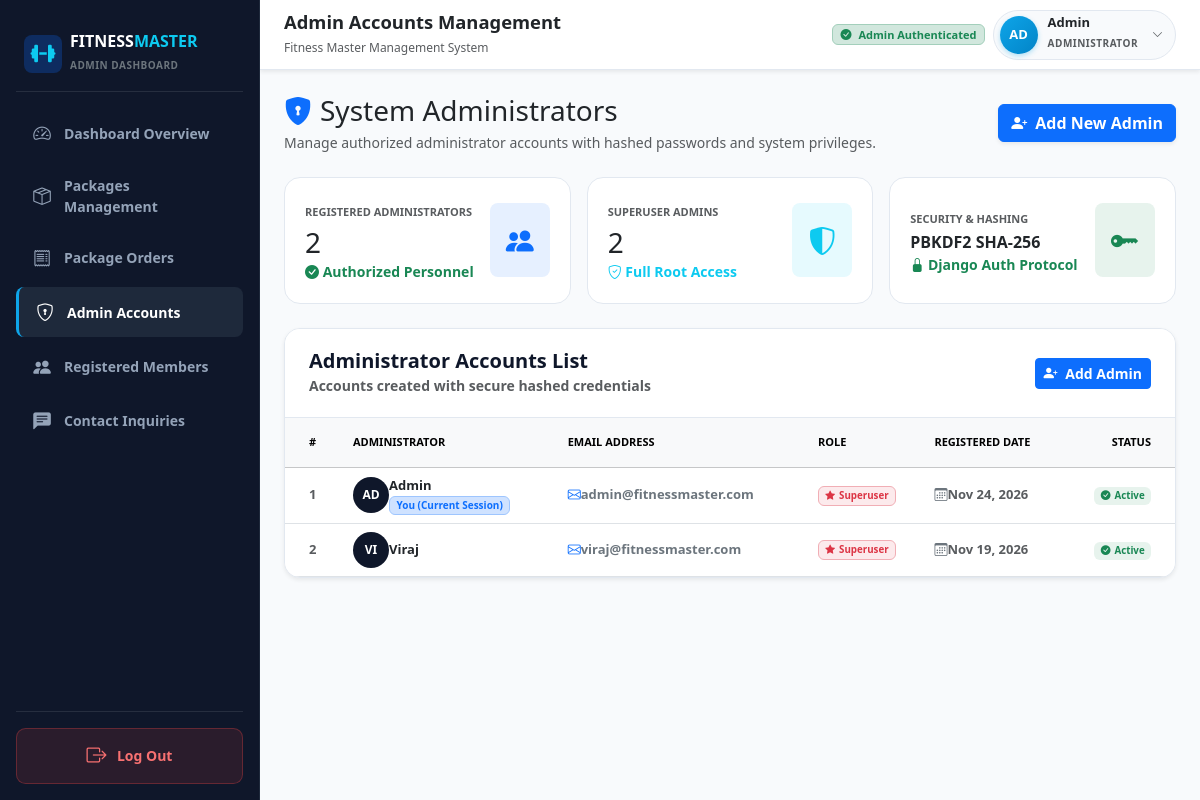
Screenshot of /admins/ (signed in) with the database file from the repository.
### accounts/models.py (models this page shows, shortened)
class Admin(AbstractUser):
    email = models.EmailField(unique=True, verbose_name="Email Address")
    class Meta:
        verbose_name = 'Admin'
        verbose_name_plural = 'Admins'
        ordering = ['username']

### accounts/views.py (the view, shortened to what this page needs)
# urls.py: path('admins/', views.admin_accounts_view, name='admin_accounts'),
@login_required(login_url='login')
@user_passes_test(admin_check, login_url='login')
def admin_accounts_view(request):
    admins = AdminModel.objects.all().order_by('-date_joined')
    form = AdminCreationForm()
    return render(request, 'accounts/admin_list.html', {
        'admins': admins,
        'form': form,
        'total_admins': admins.count(),
        'superusers_count': admins.filter(is_superuser=True).count(),
    })

### accounts/views.py (called while the page is built)
def admin_check(user):
    return user.is_authenticated and (user.is_staff or user.is_superuser)

### templates/accounts/admin_list.html (shortened to what this page needs)
{% extends 'base.html' %}
{% block page_heading %}Admin Accounts Management{% endblock %}
{% block content %}
<div class="container-fluid px-0">
  <div class="d-flex flex-wrap align-items-center justify-content-between gap-3 mb-4">
    <div>
      <h3 class="fw-black text-dark mb-1">
        <i class="bi bi-shield-lock-fill text-primary me-2"></i>System Administrators
      </h3>
      <p class="text-muted small mb-0">
        Manage authorized administrator accounts with hashed passwords and system privileges.
      </p>
    </div>
    <div class="d-flex align-items-center gap-2">
      <button type="button" class="btn btn-primary fw-bold d-flex align-items-center gap-2 shadow-sm" data-bs-toggle="modal" data-bs-target="#addAdminModal">
        <i class="bi bi-person-plus-fill"></i> Add New Admin
      </button>
    </div>
  </div>
  <div class="row g-3 mb-4">
    <div class="col-12 col-sm-6 col-md-4">
      <div class="stat-card h-100 d-flex align-items-center justify-content-between">
        <div>
          <small class="text-muted fw-bold text-uppercase" style="font-size: 11px;">Registered Administrators</small>
          <h3 class="fw-black text-dark mb-0 mt-1">{{ total_admins }}</h3>
          <small class="text-success fw-semibold"><i class="bi bi-check-circle-fill"></i> Authorized Personnel</small>
        </div>
        <div class="rounded-3 p-3 bg-primary bg-opacity-10 text-primary">
          <i class="bi bi-people-fill fs-3"></i>
        </div>
      </div>
    </div>
    <div class="col-12 col-sm-6 col-md-4">
      <div class="stat-card h-100 d-flex align-items-center justify-content-between">
        <div>
          <small class="text-muted fw-bold text-uppercase" style="font-size: 11px;">Superuser Admins</small>
          <h3 class="fw-black text-dark mb-0 mt-1">{{ superusers_count }}</h3>
          <small class="text-info fw-semibold"><i class="bi bi-shield-check"></i> Full Root Access</small>
        </div>
        <div class="rounded-3 p-3 bg-info bg-opacity-10 text-info">
          <i class="bi bi-shield-shaded fs-3"></i>
        </div>
      </div>
    </div>
    <div class="col-12 col-sm-12 col-md-4">
      <div class="stat-card h-100 d-flex align-items-center justify-content-between">
        <div>
          <small class="text-muted fw-bold text-uppercase" style="font-size: 11px;">Security & Hashing</small>
          <h6 class="fw-bold text-dark mb-0 mt-1">PBKDF2 SHA-256</h6>
          <small class="text-success fw-semibold"><i class="bi bi-lock-fill"></i> Django Auth Protocol</small>
        </div>
        <div class="rounded-3 p-3 bg-success bg-opacity-10 text-success">
          <i class="bi bi-key-fill fs-3"></i>
        </div>
      </div>
    </div>
  </div>
  <div class="fm-card mb-4 shadow-sm">
    <div class="fm-card-header d-flex flex-wrap align-items-center justify-content-between gap-3">
      <div>
        <h5 class="mb-0 fw-bold">Administrator Accounts List</h5>
        <small class="text-muted">Accounts created with secure hashed credentials</small>
      </div>
      <button type="button" class="btn btn-sm btn-primary fw-bold" data-bs-toggle="modal" data-bs-target="#addAdminModal">
        <i class="bi bi-person-plus-fill me-1"></i> Add Admin
      </button>
    </div>
    <div class="table-responsive">
      <table class="table table-hover align-middle mb-0" style="font-size: 13px;">
        <thead class="table-light text-uppercase text-secondary fw-bold" style="font-size: 11px;">
          <tr>
            <th class="ps-4 py-3" style="width: 60px;">#</th>
            <th class="py-3">Administrator</th>
            <th class="py-3">Email Address</th>
            <th class="py-3">Role</th>
            <th class="py-3">Registered Date</th>
            <th class="text-end pe-4 py-3">Status</th>
          </tr>
        </thead>
        <tbody>
          {% for admin in admins %}
            <tr>
              <td class="ps-4 fw-bold text-muted">{{ forloop.counter }}</td>
              <td>
                <div class="d-flex align-items-center gap-2.5">
                  <div class="rounded-circle bg-dark text-white fw-bold d-flex align-items-center justify-content-center" style="width: 36px; height: 36px; font-size: 12px; background-color: #0f172a !important;">
                    {{ admin.username|slice:":2"|upper }}
                  </div>
                  <div>
                    <div class="fw-bold text-dark">{{ admin.username }}</div>
                    {% if admin.id == request.user.id %}
                      <span class="badge bg-primary-subtle text-primary border border-primary-subtle" style="font-size: 10px;">You (Current Session)</span>
                    {% endif %}
                  </div>
                </div>
              </td>
              <td>
                <span class="text-secondary fw-semibold"><i class="bi bi-envelope me-1.5 text-primary"></i>{{ admin.email|default:"No email set" }}</span>
              </td>
              <td>
                {% if admin.is_superuser %}
                  <span class="badge bg-danger bg-opacity-10 text-danger border border-danger-subtle fw-bold px-2.5 py-1">
                    <i class="bi bi-star-fill me-1"></i>Superuser
                  </span>
                {% else %}
                  <span class="badge bg-primary bg-opacity-10 text-primary border border-primary-subtle fw-semibold px-2.5 py-1">
                    <i class="bi bi-shield me-1"></i>Staff Admin
                  </span>
                {% endif %}
              </td>
              <td class="text-muted fw-semibold">
                <i class="bi bi-calendar3 me-1.5 text-secondary"></i>{{ admin.date_joined|date:"M d, Y" }}
              </td>
              <td class="text-end pe-4">
                {% if admin.is_active %}
                  <span class="badge bg-success bg-opacity-10 text-success fw-bold px-2.5 py-1">
                    <i class="bi bi-check-circle-fill me-1"></i>Active
                  </span>
                {% else %}
                  <span class="badge bg-secondary text-white fw-bold px-2.5 py-1">Inactive</span>
                {% endif %}
              </td>
            </tr>
          {% endfor %}
        </tbody>
      </table>
    </div>
  </div>
</div>
{% endblock %}

### templates/base.html (shortened to what this page needs)
<!DOCTYPE html>
<html lang="en">
<head>
  <link href="https://cdn.jsdelivr.net/npm/bootstrap@5.3.3/dist/css/bootstrap.min.css" rel="stylesheet">
  <link href="https://cdn.jsdelivr.net/npm/bootstrap-icons@1.11.3/font/bootstrap-icons.min.css" rel="stylesheet">
  <link rel="stylesheet" href="https://cdnjs.cloudflare.com/ajax/libs/font-awesome/6.5.1/css/all.min.css">
</head>
<body>
{% if request.user.is_authenticated and request.user.is_staff and not is_user_page and not is_auth_page and request.GET.portal != 'user' and request.resolver_match.url_name not in 'about_us contact_us user_login user_register user_register_alias user_dashboard user_root root admin_login admin_login_slash login admin_gateway admin_gateway_no_slash' %}
<div class="d-flex w-100 min-vh-100 position-relative">
  <aside class="admin-sidebar d-none d-lg-flex flex-column p-3" id="adminDesktopSidebar">
    <div class="brand-container d-flex align-items-center gap-2 px-2 py-3 mb-3 border-bottom border-secondary border-opacity-25">
      <button type="button" class="brand-icon btn p-0 border-0 bg-primary bg-opacity-25 text-info rounded-3 d-flex align-items-center justify-content-center shadow-none" id="desktopBrandToggle" style="width: 38px; height: 38px; flex-shrink: 0; cursor: pointer;" title="Click to Collapse / Expand Sidebar" aria-label="Toggle Sidebar">
        <i class="fa-solid fa-dumbbell text-info fs-5"></i>
      </button>
      <div class="brand-text text-truncate" id="desktopBrandTextToggle" style="cursor: pointer;" title="Click to Collapse / Expand Sidebar">
        <h6 class="mb-0 fw-bold text-white tracking-wide">FITNESS<span class="text-info">MASTER</span></h6>
        <small class="text-secondary fw-semibold" style="font-size: 10px; letter-spacing: 0.5px;">ADMIN DASHBOARD</small>
      </div>
    </div>
    <ul class="nav nav-pills flex-column mb-auto">
      <li class="nav-item">
        <a href="{% url 'admin_dashboard' %}" class="nav-link {% if request.resolver_match.url_name == 'admin_dashboard' %}active{% endif %}" title="Dashboard Overview">
          <i class="bi bi-speedometer2"></i>
          <span class="nav-label">Dashboard Overview</span>
        </a>
      </li>
      <li class="nav-item">
        <a href="{% url 'packages_list' %}" class="nav-link " title="Packages Management">
          <i class="bi bi-box-seam"></i>
          <span class="nav-label">Packages Management</span>
        </a>
      </li>
      <li class="nav-item">
        <a href="{% url 'admin_orders' %}" class="nav-link {% if request.resolver_match.url_name == 'admin_orders' %}active{% endif %}" title="Package Orders">
          <i class="bi bi-receipt"></i>
          <span class="nav-label">Package Orders</span>
        </a>
      </li>
      <li class="nav-item">
        <a href="{% url 'admin_accounts' %}" class="nav-link {% if request.resolver_match.url_name == 'admin_accounts' %}active{% endif %}" title="Admin Accounts">
          <i class="bi bi-shield-lock"></i>
          <span class="nav-label">Admin Accounts</span>
        </a>
      </li>
      <li class="nav-item">
        <a href="{% url 'admin_registered_users' %}" class="nav-link {% if request.resolver_match.url_name == 'admin_registered_users' %}active{% endif %}" title="Registered Members">
          <i class="bi bi-people-fill"></i>
          <span class="nav-label">Registered Members</span>
        </a>
      </li>
      <li class="nav-item">
        <a href="{% url 'admin_contact_messages' %}" class="nav-link {% if request.resolver_match.url_name == 'admin_contact_messages' %}active{% endif %}" title="Contact Inquiries">
          <i class="bi bi-chat-left-text-fill"></i>
          <span class="nav-label">Contact Inquiries</span>
        </a>
      </li>
    </ul>
    <div class="border-top border-secondary border-opacity-25 pt-3 mt-auto">
      <a href="{% url 'logout' %}" class="sidebar-logout-btn w-100" title="Log Out">
        <i class="bi bi-box-arrow-right fs-5"></i>
        <span class="nav-label">Log Out</span>
      </a>
    </div>
  </aside>
  <div class="main-wrapper" id="mainContentWrapper">
    <header class="admin-navbar d-flex align-items-center justify-content-between px-3 px-lg-4 sticky-top shadow-sm">
      <div class="d-flex align-items-center gap-3">
        <div>
          <h5 class="mb-0 fw-bold text-dark" style="font-size: 1.15rem;">{% block page_heading %}Admin Dashboard{% endblock %}</h5>
          <small class="text-muted d-none d-sm-inline" style="font-size: 12px;">Fitness Master Management System</small>
        </div>
      </div>
      <div class="d-flex align-items-center gap-2">
        <span class="badge bg-success-subtle text-success border border-success-subtle d-none d-lg-inline-block px-2.5 py-1.5" style="font-size: 11px;">
          <i class="bi bi-check-circle-fill me-1"></i> Admin Authenticated
        </span>
        <div class="dropdown profile-dropdown">
          <div class="profile-pill" id="adminHeaderProfile" role="button" data-bs-toggle="dropdown" aria-expanded="false" tabindex="0">
            <div class="profile-avatar-circle">
              {{ request.user.username|slice:":2"|upper }}
            </div>
            <div class="d-none d-sm-block text-start pe-1">
              <div class="fw-bold text-dark lh-1" style="font-size: 13px;">{{ request.user.username }}</div>
              <small class="text-muted text-uppercase fw-semibold" style="font-size: 10px; letter-spacing: 0.5px;">Administrator</small>
            </div>
            <i class="bi bi-chevron-down text-muted" style="font-size: 11px;"></i>
          </div>
        </div>
      </div>
    </header>
    <main class="p-3 p-lg-4">
      {% block content %}{% endblock %}
    </main>
  </div>
</div>
{% else %}
  <main>
    {% block auth_content %}{% endblock %}
  </main>
{% endif %}
</body>
</html>

### templates/base.html (style rules this page uses)
:root { --fm-primary-dark: #0f172a; --fm-secondary-dark: #1e293b; --fm-border: #e2e8f0; --fm-accent-cyan: #0ea5e9; --fm-accent-orange: #ff5722; --fm-bg-light: #f8fafc; }
body { font-family: system-ui, -apple-system, "Segoe UI", Roboto, "Helvetica Neue", sans-serif; background-color: var(--fm-bg-light); color: #1e293b; min-height: 100vh; }
.admin-sidebar { width: 260px; background-color: var(--fm-primary-dark); color: #fff; height: 100vh; position: fixed; top: 0; bottom: 0; left: 0; border-right: 1px solid #1e293b; z-index: 1030; overflow-y: auto; overflow-x: hidden; transition: width 0.25s cubic-bezier(0.4, 0, 0.2, 1), padding 0.25s cubic-bezier(0.4, 0, 0.2, 1); }
.brand-icon { cursor: pointer; transition: transform 0.2s cubic-bezier(0.4, 0, 0.2, 1), background-color 0.2s ease, box-shadow 0.2s ease !important; outline: none !important; }
.main-wrapper { min-width: 0; flex: 1 1 auto; min-height: 100vh; margin-left: 0; width: 100%; background-color: var(--fm-bg-light); transition: margin-left 0.25s cubic-bezier(0.4, 0, 0.2, 1), width 0.25s cubic-bezier(0.4, 0, 0.2, 1); }
@media (min-width: 992px) { .main-wrapper { margin-left: 260px !important; width: calc(100% - 260px) !important; max-width: calc(100% - 260px) !important; } }
.admin-sidebar .nav-link { color: #94a3b8; font-size: 0.875rem; font-weight: 600; padding: 0.75rem 1rem; border-radius: 0.5rem; transition: all 0.2s ease; display: flex; align-items: center; gap: 0.75rem; margin-bottom: 0.25rem; }
.admin-sidebar .nav-link:hover, .admin-sidebar .nav-link.active { color: #ffffff; background-color: var(--fm-secondary-dark); border-left: 3px solid var(--fm-accent-cyan); }
.admin-sidebar .nav-link i { font-size: 1.1rem; width: 20px; text-align: center; }
.sidebar-logout-btn { color: #f87171; background: rgba(239, 68, 68, 0.12); border: 1px solid rgba(239, 68, 68, 0.3); border-radius: 0.6rem; padding: 0.75rem 1rem; font-weight: 700; font-size: 0.875rem; display: flex; align-items: center; justify-content: center; gap: 0.65rem; text-decoration: none; transition: all 0.2s ease; }
html, body { overflow-x: clip; max-width: 100vw; }
.admin-navbar { background-color: #ffffff; border-bottom: 1px solid var(--fm-border); min-height: 70px; z-index: 1020; }
.profile-dropdown { position: relative; }
.profile-pill { background: #f8fafc; border: 1px solid var(--fm-border); border-radius: 50px; padding: 5px 12px 5px 6px; display: inline-flex; align-items: center; gap: 10px; text-decoration: none; color: #1e293b; cursor: pointer; transition: all 0.2s ease; }
.profile-avatar-circle { width: 38px; height: 38px; border-radius: 50%; background: linear-gradient(135deg, #0ea5e9, #0284c7); color: #ffffff; font-weight: 700; font-size: 13px; display: flex; align-items: center; justify-content: center; box-shadow: 0 2px 5px rgba(14, 165, 233, 0.3); }
.stat-card { background: #ffffff; border: 1px solid var(--fm-border); border-radius: 1rem; padding: 1.25rem; transition: transform 0.2s ease, box-shadow 0.2s ease; }
.fm-card { background: #ffffff; border: 1px solid var(--fm-border); border-radius: 1rem; box-shadow: 0 1px 3px rgba(0, 0, 0, 0.02); overflow: hidden; }
.fm-card-header { background: #ffffff; border-bottom: 1px solid var(--fm-border); padding: 1.25rem 1.5rem; font-weight: 700; color: var(--fm-primary-dark); }

### rows the page displays
Admin: user.username "AD", user.username "Admin", username "AD", username "Admin", shows "You (Current Session)", email "admin@fitnessmaster.com", is_superuser True (drawn), date_joined "Nov 24, 2026", is_active True (drawn)
Admin: username "VI", username "Viraj", email "viraj@fitnessmaster.com", is_superuser True (drawn), date_joined "Nov 19, 2026", is_active True (drawn)

### other values shown
{{ total_admins }} "2"
{{ superusers_count }} "2"
